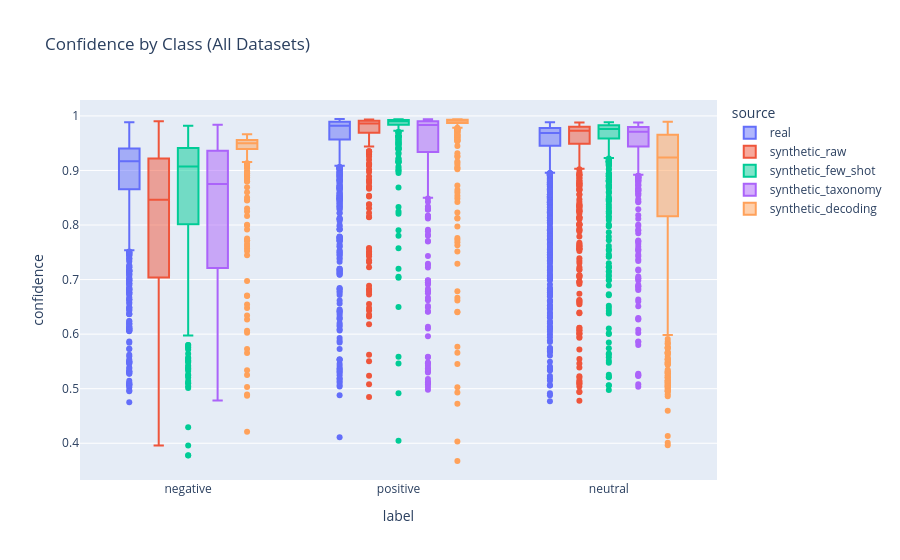

The notebook cell saved with this chart:
### Markdown cell above
### CONFIDENCE vs CLASS

### Code cell
plot_df = []

for name, df in datasets.items():
    tmp = df.copy()
    tmp["source"] = name
    plot_df.append(tmp)

plot_df = pd.concat(plot_df)

fig = px.box(
    plot_df,
    x="label",
    y="confidence",
    color="source",
    title="Confidence by Class (All Datasets)"
)
fig.show()

### Figure 1 — Plotly figure (JSON) as saved in the notebook; plotly's stock layout.template omitted (floating-point values rounded to 4 significant figures; data arrays with more than 128 entries replaced by an {"elided": "..."} marker saying what was removed)
{"data": [{"alignmentgroup": "True", "hovertemplate": "source=real<br>label=%{x}<br>confidence=%{y}<extra></extra>", "legendgroup": "real", "marker": {"color": "#636efa"}, "name": "real", "notched": false, "offsetgroup": "real", "orientation": "v", "showlegend": true, "type": "box", "x": {"elided": "4649 str values"}, "x0": " ", "xaxis": "x", "y": {"elided": "4649 float values"}, "y0": " ", "yaxis": "y"}, {"alignmentgroup": "True", "hovertemplate": "source=synthetic_raw<br>label=%{x}<br>confidence=%{y}<extra></extra>", "legendgroup": "synthetic_raw", "marker": {"color": "#EF553B"}, "name": "synthetic_raw", "notched": false, "offsetgroup": "synthetic_raw", "orientation": "v", "showlegend": true, "type": "box", "x": {"elided": "1500 str values"}, "x0": " ", "xaxis": "x", "y": {"elided": "1500 float values"}, "y0": " ", "yaxis": "y"}, {"alignmentgroup": "True", "hovertemplate": "source=synthetic_few_shot<br>label=%{x}<br>confidence=%{y}<extra></extra>", "legendgroup": "synthetic_few_shot", "marker": {"color": "#00cc96"}, "name": "synthetic_few_shot", "notched": false, "offsetgroup": "synthetic_few_shot", "orientation": "v", "showlegend": true, "type": "box", "x": {"elided": "1500 str values"}, "x0": " ", "xaxis": "x", "y": {"elided": "1500 float values"}, "y0": " ", "yaxis": "y"}, {"alignmentgroup": "True", "hovertemplate": "source=synthetic_taxonomy<br>label=%{x}<br>confidence=%{y}<extra></extra>", "legendgroup": "synthetic_taxonomy", "marker": {"color": "#ab63fa"}, "name": "synthetic_taxonomy", "notched": false, "offsetgroup": "synthetic_taxonomy", "orientation": "v", "showlegend": true, "type": "box", "x": {"elided": "1500 str values"}, "x0": " ", "xaxis": "x", "y": {"elided": "1500 float values"}, "y0": " ", "yaxis": "y"}, {"alignmentgroup": "True", "hovertemplate": "source=synthetic_decoding<br>label=%{x}<br>confidence=%{y}<extra></extra>", "legendgroup": "synthetic_decoding", "marker": {"color": "#FFA15A"}, "name": "synthetic_decoding", "notched": false, "offsetgroup": "synthetic_decoding", "orientation": "v", "showlegend": true, "type": "box", "x": {"elided": "1500 str values"}, "x0": " ", "xaxis": "x", "y": {"elided": "1500 float values"}, "y0": " ", "yaxis": "y"}], "layout": {"boxmode": "group", "legend": {"title": {"text": "source"}, "tracegroupgap": 0}, "title": {"text": "Confidence by Class (All Datasets)"}, "xaxis": {"anchor": "y", "domain": [0, 1], "title": {"text": "label"}}, "yaxis": {"anchor": "x", "domain": [0, 1], "title": {"text": "confidence"}}}}
